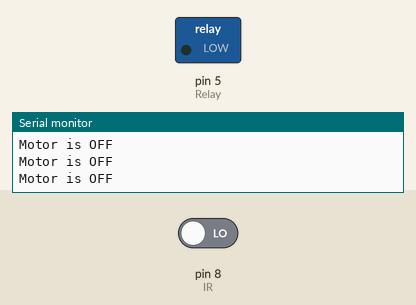
Bench run of a sketch on a simulated Arduino Uno, built with avr-gcc and run on an emulated ATmega328P. On the bench: switched loads named in the sketch (green lamp = pin HIGH), the last lines printed to the serial monitor. The inputs (shaded band) are chosen by the test bench; at power-on: pin 8 (IR) LOW.

Above: at 10.8 s.
10.9 s: pin 8 (IR) driven HIGH
At 15.3 s:
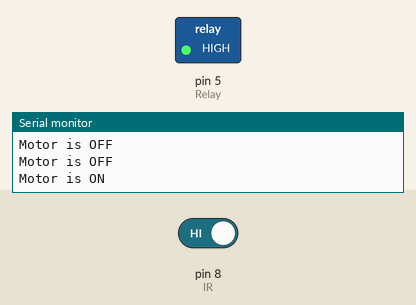
16.9 s: pin 8 (IR) driven LOW
At 20.3 s:
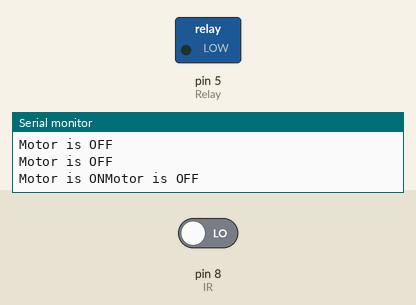
Timing chart, 0 to 21.8 s (numbered marks = the images above; inputs shaded):
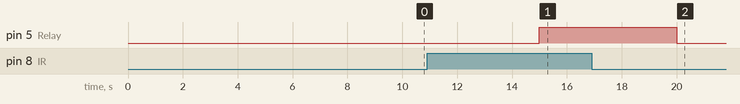

Measured:
- after the input at 10.9 s, pin 5 (Relay): LOW → HIGH after 4.1 s
- after the input at 16.9 s, pin 5 (Relay): HIGH → LOW after 3.1 s

The sketch:

Relay_with_IR.ino
```cpp
int Relay =5;
int IR= 8;
void setup() {
  // put your setup code here, to run onc
  Serial.begin(9600);
  pinMode(Relay, OUTPUT);
  pinMode(IR, INPUT);

}

void loop() {
  // put your main code here, to run repeatedly:
  int V=digitalRead(IR);
  if(V==HIGH)
  {
  digitalWrite(Relay, HIGH);
  Serial.print("Motor is ON");
  delay(5000);
  }
  else
  {
  digitalWrite(Relay,LOW);
  Serial.println("Motor is OFF");
  delay(5000);
  }

}
```
